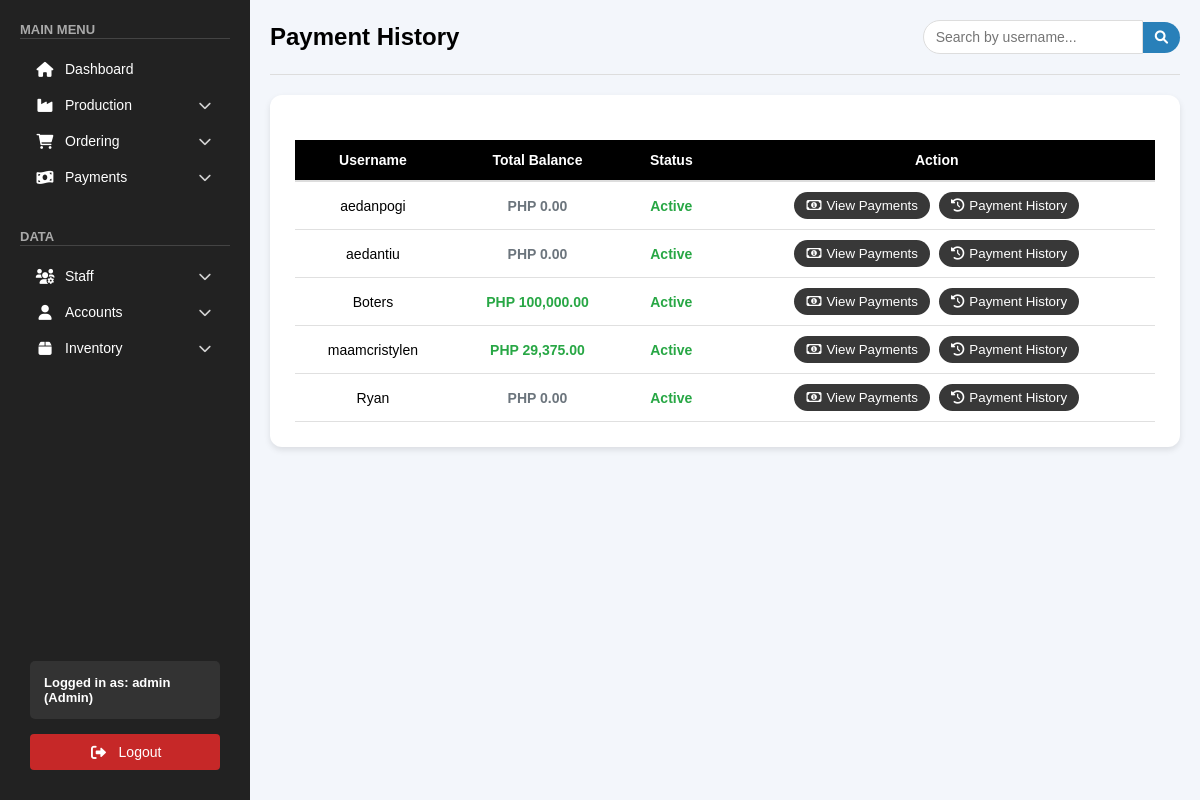
/public/pages/payment_history.php (signed in), run on the app's committed database.
### tables this page shows
CREATE TABLE `clients_accounts` (
  `id` int(11) NOT NULL,
  `username` varchar(255) NOT NULL,
  `password` varchar(255) NOT NULL,
  `email` varchar(255) NOT NULL,
  `phone` varchar(50) DEFAULT NULL,
  `region` varchar(100) DEFAULT NULL,
  `city` varchar(100) DEFAULT NULL,
  `company` varchar(255) DEFAULT NULL,
  `company_address` varchar(255) DEFAULT NULL,
  `business_proof` text DEFAULT NULL,
  `status` varchar(50) DEFAULT 'Active',
  `balance` decimal(10,2) DEFAULT 0.00,
  `created_at` timestamp NOT NULL DEFAULT current_timestamp(),
  `client_session_id` varchar(255) DEFAULT NULL,
  `client_last_login` timestamp NULL DEFAULT NULL,
  `verification_code` varchar(6) DEFAULT NULL,
  `code_expires_at` datetime DEFAULT NULL
);

### public/pages/payment_history.php (the view, shortened to what this page needs)
<?php
include "../../backend/db_connection.php";
$sql = "SELECT username, status, balance FROM clients_accounts WHERE status IN ('Active', 'Inactive') ORDER BY username";
$result = $conn->query($sql);
$users = [];
if ($result && $result->num_rows > 0) {
    while ($row = $result->fetch_assoc()) {
        $users[] = $row;
    }
}
?>
<!DOCTYPE html>
<html lang="en">
<head>
    <link rel="stylesheet" href="/css/orders.css">
    <link rel="stylesheet" href="/css/sidebar.css">
    <link rel="stylesheet" href="/css/payment_history.css">
    <link rel="stylesheet" href="https://cdnjs.cloudflare.com/ajax/libs/font-awesome/6.0.0/css/all.min.css">
</head>
<body>
    <?php include '../sidebar.php'; ?>
    <div class="main-content">
        <div class="orders-header">
            <h1>Payment History</h1>
            <div class="search-container">
                <input type="text" id="searchInput" placeholder="Search by username...">
                <button class="search-btn"><i class="fas fa-search"></i></button>
            </div>
        </div>
        <div class="orders-table-container">
            <table class="orders-table">
                <thead>
                    <tr>
                        <th>Username</th>
                        <th>Total Balance</th>
                        <th>Status</th>
                        <th>Action</th>
                    </tr>
                </thead>
                <tbody>
                    <?php foreach ($users as $user): ?>
                        <tr>
                            <td><?= htmlspecialchars($user['username']) ?></td>
                            <td>
                                <?php
                                    $balanceClass = 'total-balance-zero';
                                    if ($user['balance'] > 0) {
                                        $balanceClass = 'total-balance-positive';
                                    } elseif ($user['balance'] < 0) {
                                        $balanceClass = 'total-balance-negative';
                                    }
                                ?>
                                <span class="<?= $balanceClass ?>">
                                    PHP <?= number_format($user['balance'], 2) ?>
                                </span>
                            </td>
                            <td>
                                <span class="status-<?= strtolower($user['status']) ?>">
                                    <?= htmlspecialchars($user['status']) ?>
                                </span>
                            </td>
                            <td>
                                <div class="action-buttons">
                                    <button class="view-button" onclick="viewPaymentHistory('<?= htmlspecialchars($user['username']) ?>', <?= $user['balance'] ?>)">
                                        <i class="far fa-money-bill-alt"></i>View Payments
                                    </button>
                                    <button class="view-button" onclick="viewPaymentHistoryOnly('<?= htmlspecialchars($user['username']) ?>')">
                                        <i class="fas fa-history"></i>Payment History
                                    </button>
                                </div>
                            </td>
                        </tr>
                    <?php endforeach; ?>
                </tbody>
            </table>
        </div>
    </div>
</body>
</html>

### css/orders.css (style rules this page uses)
body { font-family: Arial, sans-serif; background-color: #f3f6fb; margin: 0; box-sizing: border-box; }
.orders-header { display: flex; justify-content: space-between; align-items: center; margin-bottom: 20px; padding-bottom: 20px; border-bottom: 1px solid #ddd; }
.orders-header h1 { font-size: 24px; font-weight: bold; display: flex; align-items: center; gap: 12px; }
.orders-table-container { background-color: #ffffff; padding: 25px; border-radius: 12px; box-shadow: 0px 3px 6px rgba(0, 0, 0, 0.1); }
.orders-table { width: 100%; border-collapse: collapse; font-size: 14px; }
.orders-table th { background-color: black; color: white; font-weight: bold; padding: 12px; text-align: center; border-bottom: 2px solid #ddd; }
.orders-table td { padding: 10px; text-align: center; border-bottom: 1px solid #e0e0e0; }
.action-buttons { display: flex; justify-content: center; gap: 10px; }
.status-active { color: #DAA520; font-weight: 600; }
.search-container { display: flex; align-items: center; }
.search-container input { padding: 8px 12px; border-radius: 20px 0 0 20px; border: 1px solid #ddd; font-size: 14px; width: 220px; }
.search-container .search-btn { background-color: #2980b9; color: white; border: none; border-radius: 0 20px 20px 0; padding: 8px 12px; cursor: pointer; }
.orders-header { display: flex; justify-content: space-between; align-items: center; margin-bottom: 20px; }

### css/sidebar.css (style rules this page uses)
* { margin: 0; padding: 0; box-sizing: border-box; font-family: Arial, sans-serif; text-decoration: none; }
.main-content { margin-left: 250px; padding: 20px; width: calc(100% - 250px); box-sizing: border-box; overflow-x: auto; }

### css/payment_history.css (style rules this page uses)
.view-button { padding: 6px 12px; background-color: rgb(56, 56, 56); color: white; border: none; border-radius: 4px; cursor: pointer; transition: background-color 0.3s; }
.orders-table { margin-top: 20px; }

### public/pages/payment_history.php (style rules this page uses)
.status-active { color: #28a745; font-weight: 600; }
.far.fa-money-bill-alt { margin-right: 5px; }
.view-button, .status-toggle { border-radius: 80px; margin: 0 2px; min-width: 85px; }
.total-balance-positive { color: #28a745; font-weight: 600; }
.total-balance-zero { color: #6c757d; font-weight: 600; }
.search-container { display: flex; align-items: center; }
.search-container input { padding: 8px 12px; border-radius: 20px 0 0 20px; border: 1px solid #ddd; font-size: 14px; width: 220px; }
.search-container .search-btn { background-color: #2980b9; color: white; border: none; border-radius: 0 20px 20px 0; padding: 8px 12px; cursor: pointer; }
.action-buttons { display: flex; gap: 5px; }
.fas.fa-history { margin-right: 5px; }

### data on the page
clients_accounts: username "aedanpogi", balance "0.00", status "Active"
clients_accounts: username "aedantiu", balance "0.00", status "Active"
clients_accounts: username "Boters", balance "100,000.00", status "Active"
clients_accounts: username "maamcristylen", balance "29,375.00", status "Active"
clients_accounts: username "Ryan", balance "0.00", status "Active"

### other printed values
$username "admin"
$role "Admin"
